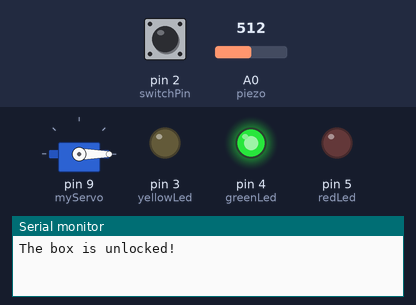
This sketch was run on a simulated Arduino Uno, built with avr-gcc and run on an emulated ATmega328P. Shown: servo, output pins drawn as LEDs (lit = HIGH), the last lines printed to the serial monitor. The test bench sets the inputs (shaded band); at power-on: pin 2 (switchPin) LOW, A0 (piezo) = 512.

Above: at 1.2 s.
1.3 s: pin 2 (switchPin) pulled HIGH for 0.15 s
At 1.9 s:
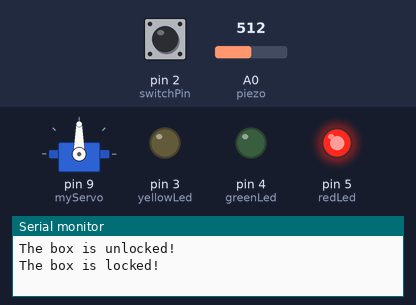
Timing chart, 0 to 4.3 s (numbered marks = the images above; inputs shaded):
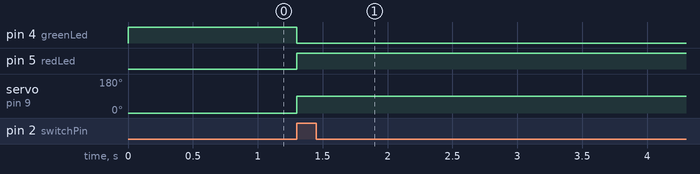

Measured:
- after the input at 1.3 s, pin 4 (greenLed): HIGH → LOW at once; pin 5 (redLed): LOW → HIGH at once; servo on pin 9 (myServo): 0° → 90° at once

The sketch:

serratuura.ino
```cpp
/*
è necessario importaer la libreria servo e creare un'istanza per utilizzare il motore
*/
#include <Servo.h>
Servo myServo;

//crea le costanti per dare un nome ai tuoi ingressi e uscite
const int piezo = A0;
const int switchPin = 2;
const int yellowLed = 3;
const int greenLed = 4;
const int redLed = 5;

//crea variabili per memorizzare i valori dell'interruttore e del piezo
int knockVal;
int switchVal;

//crea delle costanti da usare come soglie per i livello minimo e massimo dei colpi
const int quietKnock = 1;
const int loudKnock = 10;

/*
la variabile locked ti consente di sapere se la serratura è chiusa o no. Il boolean
è un tipo di dato che può essere vero (1) o falso (0). dovresti iniziare con la serratura sbloccata.
L'altra variabile contiene il numero di colpi validi che ha rilevato
*/
boolean locked = false;
int numberOfKnocks = 0;

int interval = 500;
float lastTime = 0.0;

// nel setup attacca il sevo al piedino 9.
//imposta i piedini del LED come uscite e i piedini dell'interruttore come ingressi
void setup()
{
  myServo.attach(9);

  pinMode(yellowLed, OUTPUT);
  pinMode(redLed, OUTPUT);
  pinMode(greenLed, OUTPUT);
  pinMode(switchPin, INPUT);

  Serial.begin(9600);

/*
 avvia la comunicazione seriale con il comptuter in modo da poter controllare il volume del colpo, lo stato corrente del blocco
e quanti colpi mancano allo sblocco.
accendi il led verde, muovi il servo nella posizione di sblocco e stampa lo stato attuale sul monitor seriale indicando che il circuito
è nella posizione sbloccata.
*/
  digitalWrite(greenLed, HIGH);
  myServo.write(0);
  Serial.println("The box is unlocked!");
}

/*
Nel loop, per prima cosa verifica se la scatola è bloccata o no. questo determina ciò che accade nel resto
del programma. se è bloccata leggi il valore dell'interettutore.
*/
void loop()
{
  if (locked == false)
  {
    switchVal = digitalRead(switchPin);

/*
se l'interruttore (lo stai premendo), modifica la variabile locked a true, indicando che il blocco è innestato.
spegni il led verde e accendi il led rosso. se non hai acceso il monitor seriale, questo è un utile feedback visivo per
informarti dello stato del blocco.
Sposta il servo in posizione di blocco e stampa un messaggio sul monitor seriale che indica che la scatola è
bloccata. aggiungi un ritardo in modo che la serratura abbia tempo per cambiare posizione.
*/
    if (switchVal == HIGH)
    {
      locked = true;
      numberOfKnocks = 0;
      digitalWrite(greenLed, LOW);
      digitalWrite(redLed, HIGH);
      myServo.write(90);
      Serial.println("The box is locked!");
      delay(1000);
    }
  }
/*
Se la variabile locked è vera, ed è attivo il blocco, leggi l'intensità della vibrazione del piezo e memorizzala in knockVal
*/
  else if (locked == true)
  {
    knockVal = analogRead(piezo);
/*
l'istruzione successiva verifica se hai meno di tre colpi validi e se ci sono vibrazioni sul sensore. se questi sono entrambi veri
controlla per vedere se il colpo corrente è valido o no e incrementa la variabile numberOfKnocks. Qui chiami la funzione checkForKnocks().
scriverai la funzione una volta che hai finito il loop, ma già sai che stai per chiedere se si tratta di un colpo valido perciò passa knockVal
come parametro. Dopo aver verificato il risultato, stampa il numero di colpi di cui hai ancora bisogno.
*/
    if (numberOfKnocks < 3 && knockVal > 0)
    {
      if (checkForKnock(knockVal) == true)
      {
        numberOfKnocks++;
      }
      Serial.print(3-numberOfKnocks);
      Serial.println(" more knocks to go");
    }
   /*
    controlla se hai tre o più colpi validi. in questo caso, cambia la variabile locked su falso e sposta il servo nella posizione di sblocco.
    attendi pochi milesimi di secondi per dargli tempo di muoversi e modifica lo stato dei LED verde e rosso. stampa un messaggio di stato
    sul monitor seriale, indicando che la scatola è sbloccata
   */
    if (numberOfKnocks >= 3)
    {
      locked = false;
      myServo.write(0);
      delay(20);
      digitalWrite(greenLed, HIGH);
      digitalWrite(redLed, LOW);
      Serial.println("The box is unlocked!");
    }
  }
}

/*
è ora di scrivere la funzione checkForKnock(). questa funzione verificherà un numero (la variabile knockVal per vedere se è valido o no.
Per passare questa variabile alla funzione, crea un parametro quando dichiari la funzione.
*/
boolean checkForKnock(int value)
{
/*
nella funzione ogni volta che ti rifesci a value conterrà il numero ricevuto come argomento. a questo punto value è impostato al valore della
variabile knockval. controlla  se value è maggiore del colpo debole e inferiore del colpo forte.
*/
  if (value > quietKnock && value < loudKnock)
  {
    if (millis() - lastTime >= interval)
    {
      lastTime = millis();
      /*
      se il valore è tra questi due, è un bussare valido. fai lampeggiare una volta il led giallo e stampa il valore del colpo
      */
      digitalWrite(yellowLed, HIGH);
      delay(50);
      digitalWrite(yellowLed, LOW);
      Serial.print("Valid knock of value ");
      Serial.println(value);

      //per informare il programma principale dell'esito del confronto utilizza il comando return, che termina anche la funzione. si ritorna al programma //principale
      return true;
    }
    else
    {
      Serial.println("Use the right interval");
    }
  }
//se value è fuori dall'intervallo previsto stampa il valore sul monitor seriale e la funzione restituisce false.
  else
  {
    Serial.print("Bad knock value ");
    Serial.println(value);
    return false;
  }
}
```
